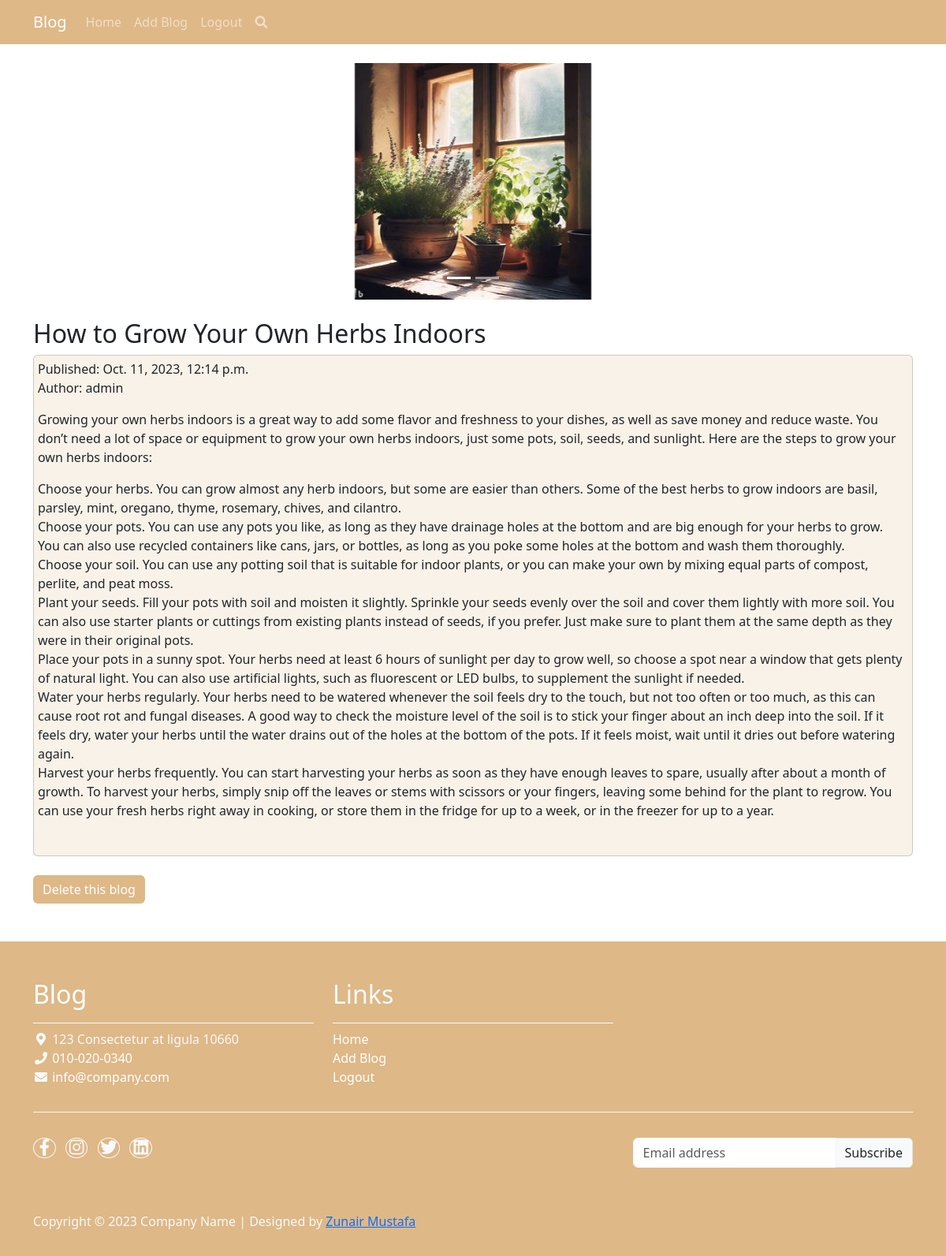
The page /blog/16/ (signed in) on the database its author committed.
### blog_app/models.py (models this page shows, shortened)
class BlogImage(models.Model):
    blog = models.ForeignKey(BlogPost, on_delete=models.CASCADE, related_name='images')
    pic = models.ImageField(upload_to='images/')

class BlogPost(models.Model):
    title = models.CharField(max_length=200)
    desc = models.TextField(max_length=600)
    Content = models.TextField()
    author = models.ForeignKey(User, on_delete=models.CASCADE)
    date = models.DateTimeField(auto_now_add=True)

### blog_app/views.py (the view)
# urls.py: 2. Add a URL to urlpatterns:  path('blog/', include('blog.urls'))
@login_required(login_url='login')
def blog(request, blog_id):
    blog_this = BlogPost.objects.get(id=blog_id)
    if request.method == 'POST':
        if 'delete' in request.POST:
            return render(request, 'blog.html', {'blog': blog_this, 'deleteme': 'Yes'})
    return render(request, 'blog.html', {'blog': blog_this})

### templates/blog.html (shortened to what this page needs)
{% extends 'home.html' %}
{% block content %}
{% if deleteme is None %}
<div class="container mt-4">
        <div id="mycarousel" class="carousel slide" data-bs-ride="carousel">
            <div class="carousel-indicators">
                {% for i in blog.images.all %}
                    {% if forloop.counter == 1 %}
                    <button type="button" data-bs-target="#mycarousel" data-bs-slide-to="0" class="active" aria-current="true"></button>
                    {% else %}
                    <button type="button" data-bs-target="#mycarousel" data-bs-slide-to="{{ forloop.counter0 }}"></button>
                    {% endif %}
                {% endfor %}
            </div>
            <div class="carousel-box">
                <div class="carousel-inner" >
                    {% for i in blog.images.all %}
                    {% if forloop.counter == 1 %}
                    <div class="carousel-item active">
                    {% else %}
                    <div class="carousel-item">
                    {% endif %}
                    <img class="img-fluid d-block"  src="{{ i.pic.url }}" alt="blog img">
                    </div>
                    {% endfor %}
                </div>
            </div>
            <a class="carousel-control-prev" href="#mycarousel" role="button" data-bs-slide="prev">
                <span class="carousel-control-prev-icon" aria-hidden="true"></span>
            </a>
            <a class="carousel-control-next" href="#mycarousel" role="button" data-bs-slide="next">
                <span class="carousel-control-next-icon" aria-hidden="true"></span>
            </a>
        </div>
    <br>
    <h2>{{ blog.title }}</h2>
    <div class="col-md " >
            <div class="card mb-4 mx-auto" style="padding: 5px;background-color:rgba(222, 184, 135, 0.18)">
                    <p>Published: {{ blog.date }}<br>Author: {{ blog.author }}</p>
                    <div>{{ blog.Content | linebreaks }}</div><br>
            </div>
    </div>
    {% if request.user.is_staff %}
    <form method="post" action="">
        <button style="border: white ;background-color: burlywood;" type="submit" name="delete" class="btn btn-primary">Delete this blog</button>
    </form><br><br>
    {% endif %}
</div>
{% else %}
    {% include 'confirm-delete.html' %}
{% endif %}
{% endblock%}

### templates/home.html (style rules this page uses)
.carousel-box { height: 300px; overflow: hidden; }
.carousel-box img { width: 100%; height: 300px; object-fit: contain; }

### rows shown on the page
BlogImage: pic (picture)
BlogPost: title "How to Grow Your Own Herbs Indoors", date "Oct. 11, 2023, 12:14 p.m.", author "admin", Content "Growing your own herbs indoors is a great way to add some flavor and freshness to your dishes, as well as save money and reduce waste. You don’t need a lot of space or equipment to grow your own herbs indoors, just some pots, soil, seeds, and sunlight. Here are the steps to grow your own herbs indoors: Choose your herbs. You can grow almost any herb indoors, but some are easier than others. Some of the best herbs to grow indoors are basil, parsley, mint, oregano, thyme, rosemary, chives, and cilantro. Choose your pots. You can use any pots you like, as long as they have drainage holes at the bottom and are big enough for your herbs to grow. You can also use recycled containers like cans,…"
